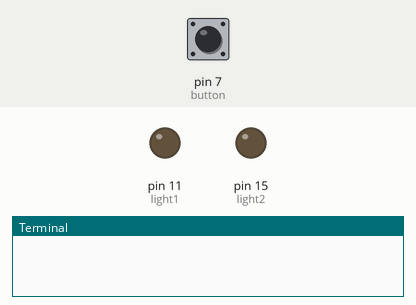
Simulated run of this program. Board: Raspberry Pi (header pin numbers). Parts: output pins drawn as LEDs (lit = HIGH), the last lines printed to the terminal. Inputs (shaded band) come from the test bench; at power-on: pin 7 (button) HIGH.

Above: at 1.2 s.
1.3 s: pin 7 (button) pulled LOW for 0.15 s
At 2.5 s:
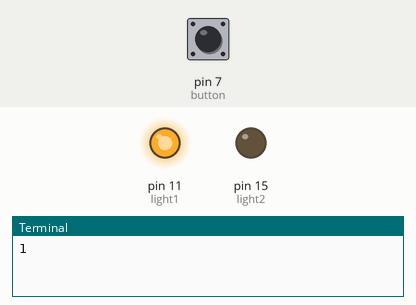
2.9 s: pin 7 (button) pulled LOW for 1 s
At 3.8 s:
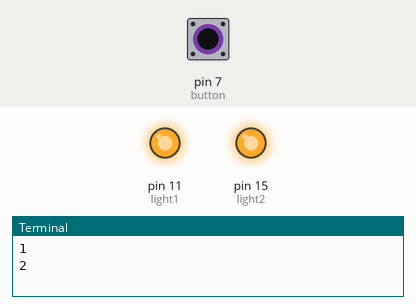
Timing chart, 0 to 5.9 s (numbered marks = the images above; inputs shaded):
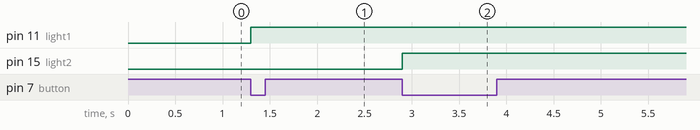

Measured:
- after the input at 1.3 s, pin 11 (light1): LOW → HIGH at once
- after the input at 2.9 s, pin 15 (light2): LOW → HIGH at once

The program:

button.py
```python
import RPi.GPIO as GPIO
import time

button = 7
light1 = 11
light2 = 15

GPIO.setmode(GPIO.BOARD)
GPIO.setup(button, GPIO.IN, pull_up_down=GPIO.PUD_UP)
GPIO.setup(light1, GPIO.OUT)
GPIO.setup(light2, GPIO.OUT)

def light(state):
	inc = state
	try:
		GPIO.wait_for_edge(button, GPIO.FALLING)
		inc += 1
		print inc
		if (inc == 1):
			GPIO.output(light1, GPIO.HIGH)
		elif (inc == 2):
			GPIO.output(light2, GPIO.HIGH)
		elif (inc == 3):
			GPIO.output(light1, GPIO.LOW)
			GPIO.output(light2, GPIO.LOW)
		time.sleep(0.2)

	except KeyboardInterrupt:
		GPIO.cleanup()
	if (inc < 3):
		light(inc)
light(0)
GPIO.cleanup()
```
